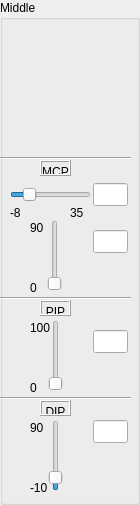
           <widget class="QGroupBox" name="groupBox_10">
            <property name="title">
             <string>Middle</string>
            </property>
            <widget class="QLabel" name="label_min_fi_s_31">
             <property name="geometry">
              <rect>
               <x>30</x>
               <y>220</y>
               <width>21</width>
               <height>16</height>
              </rect>
             </property>
             <property name="text">
              <string>90</string>
             </property>
            </widget>
            <widget class="QLineEdit" name="text_flexMCPmiddle">
             <property name="geometry">
              <rect>
               <x>93</x>
               <y>230</y>
               <width>35</width>
               <height>23</height>
              </rect>
             </property>
            </widget>
            <widget class="QLineEdit" name="text_abdMCPmiddle">
             <property name="geometry">
              <rect>
               <x>93</x>
               <y>183</y>
               <width>35</width>
               <height>23</height>
              </rect>
             </property>
            </widget>
            <widget class="QLabel" name="label_min_fi_s_30">
             <property name="geometry">
              <rect>
               <x>30</x>
               <y>280</y>
               <width>21</width>
               <height>16</height>
              </rect>
             </property>
             <property name="text">
              <string>0</string>
             </property>
            </widget>
            <widget class="QLabel" name="label_min_fi_s_28">
             <property name="geometry">
              <rect>
               <x>10</x>
               <y>205</y>
               <width>21</width>
               <height>16</height>
              </rect>
             </property>
             <property name="text">
              <string>-8</string>
             </property>
            </widget>
            <widget class="QSlider" name="slider_abdMCPmiddle">
             <property name="geometry">
              <rect>
               <x>10</x>
               <y>180</y>
               <width>81</width>
               <height>29</height>
              </rect>
             </property>
             <property name="minimum">
              <number>-8</number>
             </property>
             <property name="maximum">
              <number>35</number>
             </property>
             <property name="orientation">
              <enum>Qt::Horizontal</enum>
             </property>
            </widget>
            <widget class="QLabel" name="label_min_fi_s_29">
             <property name="geometry">
              <rect>
               <x>70</x>
               <y>205</y>
               <width>21</width>
               <height>16</height>
              </rect>
             </property>
             <property name="text">
              <string>35</string>
             </property>
            </widget>
            <widget class="QSlider" name="slider_flexMCPmiddle">
             <property name="geometry">
              <rect>
               <x>40</x>
               <y>220</y>
               <width>29</width>
               <height>71</height>
              </rect>
             </property>
             <property name="maximum">
              <number>90</number>
             </property>
             <property name="orientation">
              <enum>Qt::Vertical</enum>
             </property>
            </widget>
            <widget class="Line" name="line_14">
             <property name="geometry">
              <rect>
               <x>0</x>
               <y>150</y>
               <width>131</width>
               <height>16</height>
              </rect>
             </property>
             <property name="orientation">
              <enum>Qt::Horizontal</enum>
             </property>
            </widget>
            <widget class="QLabel" name="label_19">
             <property name="geometry">
              <rect>
               <x>40</x>
               <y>160</y>
               <width>31</width>
               <height>16</height>
              </rect>
             </property>
             <property name="frameShape">
              <enum>QFrame::Box</enum>
             </property>
             <property name="frameShadow">
              <enum>QFrame::Raised</enum>
             </property>
             <property name="text">
              <string>MCP</string>
             </property>
             <property name="textFormat">
              <enum>Qt::AutoText</enum>
             </property>
             <property name="alignment">
              <set>Qt::AlignHCenter|Qt::AlignTop</set>
             </property>
            </widget>
            <widget class="QLabel" name="label_min_fi_s_35">
             <property name="geometry">
              <rect>
               <x>30</x>
               <y>480</y>
               <width>21</width>
               <height>16</height>
              </rect>
             </property>
             <property name="text">
              <string>-10</string>
             </property>
            </widget>
            <widget class="QLabel" name="label_20">
             <property name="geometry">
              <rect>
               <x>40</x>
               <y>300</y>
               <width>31</width>
               <height>16</height>
              </rect>
             </property>
             <property name="frameShape">
              <enum>QFrame::Box</enum>
             </property>
             <property name="frameShadow">
              <enum>QFrame::Raised</enum>
             </property>
             <property name="text">
              <string>PIP</string>
             </property>
             <property name="textFormat">
              <enum>Qt::AutoText</enum>
             </property>
             <property name="alignment">
              <set>Qt::AlignHCenter|Qt::AlignTop</set>
             </property>
            </widget>
            <widget class="Line" name="line_16">
             <property name="geometry">
              <rect>
               <x>0</x>
               <y>390</y>
               <width>131</width>
               <height>16</height>
              </rect>
             </property>
             <property name="orientation">
              <enum>Qt::Horizontal</enum>
             </property>
            </widget>
            <widget class="QLabel" name="label_min_fi_s_34">
             <property name="geometry">
              <rect>
               <x>30</x>
               <y>380</y>
               <width>21</width>
               <height>16</height>
              </rect>
             </property>
             <property name="text">
              <string>0</string>
             </property>
            </widget>
            <widget class="QSlider" name="slider_flexPIPmiddle">
             <property name="geometry">
              <rect>
               <x>40</x>
               <y>320</y>
               <width>31</width>
               <height>71</height>
              </rect>
             </property>
             <property name="maximum">
              <number>100</number>
             </property>
             <property name="orientation">
              <enum>Qt::Vertical</enum>
             </property>
            </widget>
            <widget class="Line" name="line_15">
             <property name="geometry">
              <rect>
               <x>0</x>
               <y>290</y>
               <width>131</width>
               <height>16</height>
              </rect>
             </property>
             <property name="orientation">
              <enum>Qt::Horizontal</enum>
             </property>
            </widget>
            <widget class="QLabel" name="label_21">
             <property name="geometry">
              <rect>
               <x>40</x>
               <y>400</y>
               <width>31</width>
               <height>16</height>
              </rect>
             </property>
             <property name="frameShape">
              <enum>QFrame::Box</enum>
             </property>
             <property name="frameShadow">
              <enum>QFrame::Raised</enum>
             </property>
             <property name="text">
              <string>DIP</string>
             </property>
             <property name="textFormat">
              <enum>Qt::AutoText</enum>
             </property>
             <property name="alignment">
              <set>Qt::AlignHCenter|Qt::AlignTop</set>
             </property>
            </widget>
            <widget class="QSlider" name="slider_flexDIPmiddle">
             <property name="geometry">
              <rect>
               <x>40</x>
               <y>420</y>
               <width>31</width>
               <height>71</height>
              </rect>
             </property>
             <property name="minimum">
              <number>-10</number>
             </property>
             <property name="maximum">
              <number>90</number>
             </property>
             <property name="orientation">
              <enum>Qt::Vertical</enum>
             </property>
            </widget>
            <widget class="QLabel" name="label_min_fi_s_33">
             <property name="geometry">
              <rect>
               <x>30</x>
               <y>320</y>
               <width>21</width>
               <height>16</height>
              </rect>
             </property>
             <property name="text">
              <string>100</string>
             </property>
            </widget>
            <widget class="QLineEdit" name="text_flexPIPmiddle">
             <property name="geometry">
              <rect>
               <x>93</x>
               <y>330</y>
               <width>35</width>
               <height>23</height>
              </rect>
             </property>
            </widget>
            <widget class="QLabel" name="label_min_fi_s_32">
             <property name="geometry">
              <rect>
               <x>30</x>
               <y>420</y>
               <width>21</width>
               <height>16</height>
              </rect>
             </property>
             <property name="text">
              <string>90</string>
             </property>
            </widget>
            <widget class="QLineEdit" name="text_flexDIPmiddle">
             <property name="geometry">
              <rect>
               <x>93</x>
               <y>420</y>
               <width>35</width>
               <height>23</height>
              </rect>
             </property>
            </widget>
           </widget>
